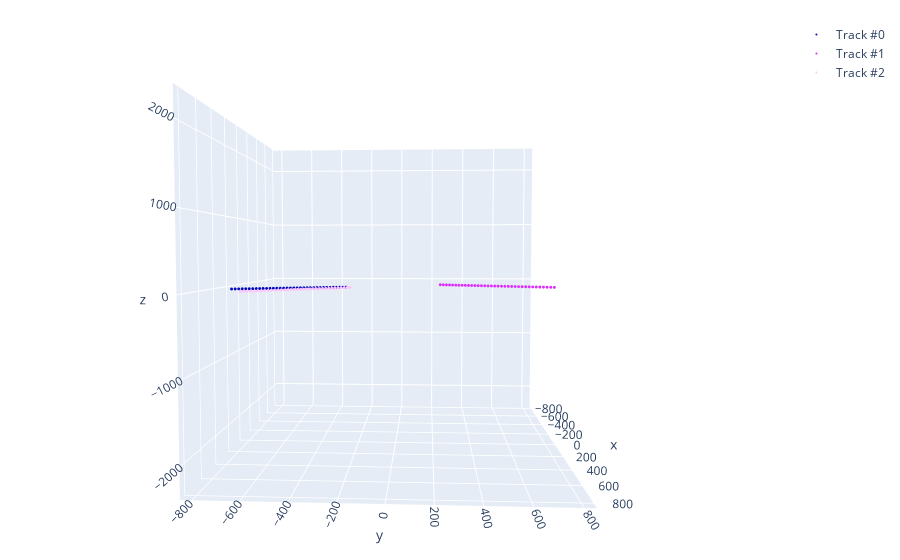

Notebook source saved alongside this figure:
### Code cell
pred_event_fig = draw_event(
    hits=hits,
    fakes=None,
    vertex=None,
    labels=track_ids,
)
pred_event_fig.show()
